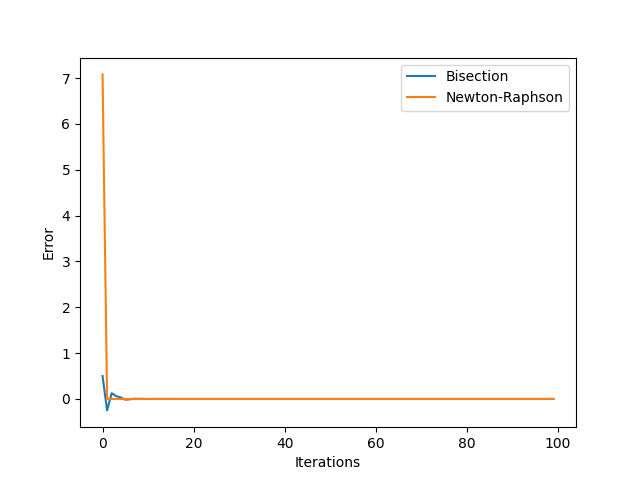

Write the Python code that produced this figure.
import math
import numpy as np
import matplotlib.pyplot as plt


def f(x):
        return math.sin(math.cos(math.exp(x)))

def f_prime(x): 
    return -math.exp(x)*math.cos(math.cos(x))*math.sin(math.exp(x))

y = np.zeros(101)
y[0] = -1
for i in range(100): 
    y[i+1] = y[i] - f(y[i])/f_prime(y[i])

a = -1
b = 1
x = np.zeros(101)
x[0] = (a+b)/2

for i in range(100):
    if(f(a)*f(x[i])< 0):
        b = x[i]
        x[i+1] = (a+x[i])/2
    if(f(b)*f(x[i]) < 0):
        a = x[i] 
        x[i+1] = (x[i]+b)/2
    if(f(x[i]) == 0): 
        x[i+1] = x[i]

e1 = np.zeros(100)
e2 = np.zeros(100)
for i in range(100):
    e1[i] = x[i+1] - x[i] 
    e2[i] = y[i+1] - y[i] 

z = np.linspace(0,99,100)

plt.plot(z, e1, label='Bisection')
plt.plot(z, e2, label='Newton-Raphson') 

plt.xlabel("Iterations")
plt.ylabel("Error")

plt.legend()

plt.show()
